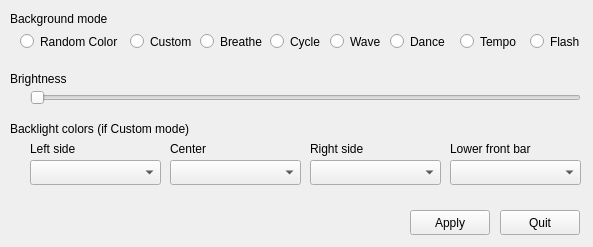
<?xml version="1.0" encoding="UTF-8"?>
<ui version="4.0">
 <class>MainWindow</class>
 <widget class="QMainWindow" name="MainWindow">
  <property name="geometry">
   <rect>
    <x>0</x>
    <y>0</y>
    <width>593</width>
    <height>247</height>
   </rect>
  </property>
  <property name="windowTitle">
   <string>Clevo xSM wmi Utility</string>
  </property>
  <widget class="QWidget" name="centralWidget">
   <widget class="QRadioButton" name="radio_random_color">
    <property name="geometry">
     <rect>
      <x>20</x>
      <y>30</y>
      <width>111</width>
      <height>23</height>
     </rect>
    </property>
    <property name="text">
     <string>Random Color</string>
    </property>
    <attribute name="buttonGroup">
     <string notr="true">radioModeGroup</string>
    </attribute>
   </widget>
   <widget class="QRadioButton" name="radio_custom">
    <property name="geometry">
     <rect>
      <x>130</x>
      <y>30</y>
      <width>71</width>
      <height>23</height>
     </rect>
    </property>
    <property name="text">
     <string>Custom</string>
    </property>
    <attribute name="buttonGroup">
     <string notr="true">radioModeGroup</string>
    </attribute>
   </widget>
   <widget class="QLabel" name="labelMode">
    <property name="geometry">
     <rect>
      <x>10</x>
      <y>10</y>
      <width>101</width>
      <height>17</height>
     </rect>
    </property>
    <property name="text">
     <string>Background mode</string>
    </property>
   </widget>
   <widget class="QRadioButton" name="radio_breathe">
    <property name="geometry">
     <rect>
      <x>200</x>
      <y>30</y>
      <width>71</width>
      <height>23</height>
     </rect>
    </property>
    <property name="text">
     <string>Breathe</string>
    </property>
    <attribute name="buttonGroup">
     <string notr="true">radioModeGroup</string>
    </attribute>
   </widget>
   <widget class="QRadioButton" name="radio_cycle">
    <property name="geometry">
     <rect>
      <x>270</x>
      <y>30</y>
      <width>61</width>
      <height>23</height>
     </rect>
    </property>
    <property name="text">
     <string>Cycle</string>
    </property>
    <attribute name="buttonGroup">
     <string notr="true">radioModeGroup</string>
    </attribute>
   </widget>
   <widget class="QRadioButton" name="radio_wave">
    <property name="geometry">
     <rect>
      <x>330</x>
      <y>30</y>
      <width>51</width>
      <height>23</height>
     </rect>
    </property>
    <property name="text">
     <string>Wave</string>
    </property>
    <attribute name="buttonGroup">
     <string notr="true">radioModeGroup</string>
    </attribute>
   </widget>
   <widget class="QRadioButton" name="radio_dance">
    <property name="geometry">
     <rect>
      <x>390</x>
      <y>30</y>
      <width>61</width>
      <height>23</height>
     </rect>
    </property>
    <property name="text">
     <string>Dance</string>
    </property>
    <attribute name="buttonGroup">
     <string notr="true">radioModeGroup</string>
    </attribute>
   </widget>
   <widget class="QRadioButton" name="radio_tempo">
    <property name="geometry">
     <rect>
      <x>460</x>
      <y>30</y>
      <width>61</width>
      <height>23</height>
     </rect>
    </property>
    <property name="text">
     <string>Tempo</string>
    </property>
    <attribute name="buttonGroup">
     <string notr="true">radioModeGroup</string>
    </attribute>
   </widget>
   <widget class="QRadioButton" name="radio_flash">
    <property name="geometry">
     <rect>
      <x>530</x>
      <y>30</y>
      <width>51</width>
      <height>23</height>
     </rect>
    </property>
    <property name="text">
     <string>Flash</string>
    </property>
    <attribute name="buttonGroup">
     <string notr="true">radioModeGroup</string>
    </attribute>
   </widget>
   <widget class="QComboBox" name="selectLeft">
    <property name="geometry">
     <rect>
      <x>30</x>
      <y>160</y>
      <width>131</width>
      <height>25</height>
     </rect>
    </property>
   </widget>
   <widget class="QLabel" name="labelColor">
    <property name="geometry">
     <rect>
      <x>10</x>
      <y>120</y>
      <width>191</width>
      <height>17</height>
     </rect>
    </property>
    <property name="text">
     <string>Backlight colors (if Custom mode)</string>
    </property>
   </widget>
   <widget class="QLabel" name="labelLeftColor">
    <property name="geometry">
     <rect>
      <x>30</x>
      <y>140</y>
      <width>53</width>
      <height>17</height>
     </rect>
    </property>
    <property name="text">
     <string>Left side</string>
    </property>
   </widget>
   <widget class="QComboBox" name="selectCenter">
    <property name="geometry">
     <rect>
      <x>170</x>
      <y>160</y>
      <width>131</width>
      <height>25</height>
     </rect>
    </property>
   </widget>
   <widget class="QLabel" name="labelCenterColor">
    <property name="geometry">
     <rect>
      <x>170</x>
      <y>140</y>
      <width>53</width>
      <height>17</height>
     </rect>
    </property>
    <property name="text">
     <string>Center</string>
    </property>
   </widget>
   <widget class="QComboBox" name="selectRight">
    <property name="geometry">
     <rect>
      <x>310</x>
      <y>160</y>
      <width>131</width>
      <height>25</height>
     </rect>
    </property>
   </widget>
   <widget class="QLabel" name="labelRightColor">
    <property name="geometry">
     <rect>
      <x>310</x>
      <y>140</y>
      <width>61</width>
      <height>17</height>
     </rect>
    </property>
    <property name="text">
     <string>Right side</string>
    </property>
   </widget>
   <widget class="QComboBox" name="selectLower">
    <property name="geometry">
     <rect>
      <x>450</x>
      <y>160</y>
      <width>131</width>
      <height>25</height>
     </rect>
    </property>
   </widget>
   <widget class="QLabel" name="labelLowerColor">
    <property name="geometry">
     <rect>
      <x>450</x>
      <y>140</y>
      <width>90</width>
      <height>17</height>
     </rect>
    </property>
    <property name="text">
     <string>Lower front bar</string>
    </property>
   </widget>
   <widget class="QPushButton" name="buttonApply">
    <property name="geometry">
     <rect>
      <x>410</x>
      <y>210</y>
      <width>80</width>
      <height>25</height>
     </rect>
    </property>
    <property name="text">
     <string>Apply</string>
    </property>
   </widget>
   <widget class="QPushButton" name="pushButton">
    <property name="geometry">
     <rect>
      <x>500</x>
      <y>210</y>
      <width>80</width>
      <height>25</height>
     </rect>
    </property>
    <property name="text">
     <string>Quit</string>
    </property>
   </widget>
   <widget class="QLabel" name="label">
    <property name="geometry">
     <rect>
      <x>10</x>
      <y>70</y>
      <width>71</width>
      <height>17</height>
     </rect>
    </property>
    <property name="text">
     <string>Brightness</string>
    </property>
   </widget>
   <widget class="QSlider" name="slider_brightness">
    <property name="geometry">
     <rect>
      <x>30</x>
      <y>90</y>
      <width>551</width>
      <height>16</height>
     </rect>
    </property>
    <property name="maximum">
     <number>10</number>
    </property>
    <property name="pageStep">
     <number>5</number>
    </property>
    <property name="orientation">
     <enum>Qt::Horizontal</enum>
    </property>
   </widget>
  </widget>
 </widget>
 <layoutdefault spacing="6" margin="11"/>
 <resources/>
 <connections/>
 <buttongroups>
  <buttongroup name="radioModeGroup"/>
 </buttongroups>
</ui>
